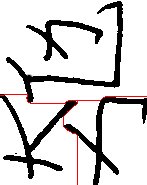
#> input picture 文献/glyphs/p49_img4.png, 147 x 185 px; the run also reads 1 picture not shown here
$ python diag_truth_measure.py
#> lines starting #> are read from the running program, lines starting #| are printed output that depends on the picture; after the words box and inside, x2 and y2 are one past the last pixel; in counts of white or black regions, pixels touching at a corner belong together
# -*- coding: utf-8 -*-
"""
【精确量测】图3-23 四面板（论文真值）的 l2 终点列，与 0.524 对账。

方法：在每张 147x185 面板里分离出"绿色像素"（l2 竖切线的颜色），
      找绿色像素的每一行的中心列，终点 = 绿色最低行的中心列。
同时分离红色像素（l1 横切线）用于确认交点。
"""
import os
import numpy as np
from PIL import Image

TH = os.path.join(os.path.dirname(__file__), 'out', 'thesis')
GLY = os.path.join(os.path.dirname(__file__), '..', '..', '文献', 'glyphs')


def analyze(path, tag):
#> called with tag = 'p49_img4 (本项目输入)'
    im = Image.open(path).convert('RGB')
#> im is the input picture: PIL image 147x185 RGB; mean R, G, B 213.9, 211.6, 211.6
    a = np.array(im).astype(int)
    H, W = a.shape[:2]
#> H = 185; W = 147
    R, G, B = a[..., 0], a[..., 1], a[..., 2]
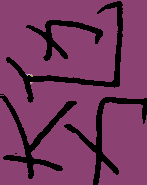
#> R: shape (185, 147) int64; 9 distinct labels, from 0 to 255; one colour per label, 0 black
#> G: shape (185, 147) int64; 9 distinct labels, from 0 to 255

    # 绿色：G 明显高于 R、B
    green = (G > 100) & (G - R > 50) & (G - B > 50)
#> green: shape (185, 147) bool; every value is 0
    # 红色：R 明显高于 G、B
    red = (R > 100) & (R - G > 50) & (R - B > 50)
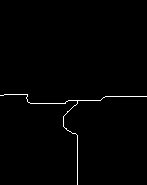
#> red: shape (185, 147) bool; 0.91% white in thin lines or dots, all inside (x1, y1, x2, y2) = (0, 94, 147, 185)
    # 黑色墨迹
    black = (R < 100) & (G < 100) & (B < 100)
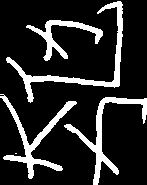
#> black: shape (185, 147) bool; 16.1% white; 5 white regions (1 under 20 px), largest, box (x1, y1, x2, y2) and area: (6, 1, 123, 103) 1308, (0, 94, 77, 179) 1157, (64, 97, 147, 185) 1141, (26, 20, 103, 61) 774

    print(f'\n{"="*76}')
    print(f'{tag}  尺寸 {W}x{H}')
#| p49_img4 (本项目输入)  尺寸 147x185
    print(f'  绿像素 {green.sum()}  红像素 {red.sum()}  黑像素 {black.sum()}')
#|   绿像素 0  红像素 247  黑像素 4382

    if green.sum() == 0:
        print('  (无绿色像素)')
        return
    gy, gx = np.where(green)
    print(f'  绿色 rows {gy.min()}..{gy.max()}   cols {gx.min()}..{gx.max()}')

    # 逐行绿线中心列
    print(f'  {"row":>5} {"绿中心列":>10} {"相对宽(c/W)":>12} {"相对宽(c/(W-1))":>14}')
    rows = sorted(set(gy.tolist()))
    for r in rows[::max(1, len(rows)//18)]:
        cols = gx[gy == r]
        cc = cols.mean()
        print(f'  {r:>5} {cc:>10.1f} {cc/W:>12.3f} {cc/(W-1):>14.3f}')

    # 终点 = 绿线最低一行的中心列
    r_end = gy.max()
    cols_end = gx[gy == r_end]
    c_end = cols_end.mean()
    print(f'\n  ★ 绿线终点: row={r_end}  col={c_end:.1f}')
    print(f'     相对宽 c/W      = {c_end/W:.4f}')
    print(f'     相对宽 c/(W-1)  = {c_end/(W-1):.4f}')
    print(f'     vs 声称真值 0.524 -> 差 {c_end/W - 0.524:+.4f} (按 c/W)')

    # 红线水平范围（l1）
    if red.sum():
        ry, rx = np.where(red)
        print(f'  红线 rows {ry.min()}..{ry.max()}  cols {rx.min()}..{rx.max()}')
        # 红线最低点（l1 的终点）
        r_l1 = ry.max()
        cols_l1 = rx[ry == r_l1]
        print(f'  红线最低行 row={r_l1} 中心列={cols_l1.mean():.1f} '
              f'(x_rel={cols_l1.mean()/(W-1):.3f})')


def main():
    print('#' * 76)
    print('# 图3-23 四面板（论文真值线）l2 终点精确量测')
    print('#' * 76)
    for i in range(4):
        p = os.path.join(TH, f'p47_img{i}_147x185.png')
        if os.path.exists(p):
            analyze(p, f'图3-23 面板{i} (p47_img{i})')

    # 对照：p49_img4（我们的输入）是否含绿线
    p = os.path.join(GLY, 'p49_img4.png')
    if os.path.exists(p):
        analyze(p, 'p49_img4 (本项目输入)')

    # 也看 p48_img4（之前判定为图3-25）
    p = os.path.join(TH, 'p48_img4_147x185.png')
    if os.path.exists(p):
        analyze(p, 'p48_img4 (原判图3-25)')
#| p48_img4 (原判图3-25)  尺寸 147x185
#|   绿像素 0  红像素 247  黑像素 4382


if __name__ == '__main__':
    main()
